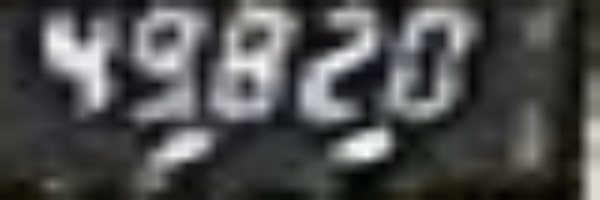
#> input picture pics/num_whole/2019-03-18-16:47:38.jpg, 600 x 200 px, found by its file name
$ python digit_seg.py
#> lines starting #> are read from the running program, lines starting #| are printed output that depends on the picture; after the words box and inside, x2 and y2 are one past the last pixel; in counts of white or black regions, pixels touching at a corner belong together
import os
import time
import cv2
import numpy as np
import matplotlib.pyplot as plt
import pickle as pkl
from math import *

def interpolate_expand(a,b):
    #b to a
    l = len(a)
    lb = len(b)
    y = np.zeros(l+1)
    step = l/lb
    for i in range(lb):
        r_left = step*i
        r_right = step*(i+1)
        if floor(r_left)==floor(r_right):
            y[floor(r_left)] += b[i]
        else:
            y[floor(r_left)] += b[i]*(ceil(r_left)-r_left)/step
            y[floor(r_right)] += b[i]*(r_right - floor(r_right))/step
    y = y[:-1]
    return y

def farthest_neighbor_min_point(series):
    #find min point
    #first eliminate noise using convolution
    mins = []
    con_series = np.convolve(series, np.asarray([0.2,0.2,0.2,0.2,0.2]), mode='valid')
    for i in range(1, len(con_series)-1, 1):
        if(con_series[i-1]>con_series[i]) and (con_series[i]<con_series[i+1]):
            mins.append(i)
    #find the most isolated point
    mini = 0
    minjk = 0
    for i in mins:
        j = i-1
        while(con_series[j]>con_series[i]) and (j>0):
            j -= 1
        k = i+1
        while(con_series[k]>con_series[i]) and (k<len(con_series)-1):
            k += 1
        if j*k > minjk:
            minjk = j*k
            mini = i

    return i

def find_several_min_points(series, maxo_mini, mini_max):
    #find a few min point
    #firstly eliminate noise using convolution
    #a minimum point must be near a point that surpasses a mini_max
    #a minimum turning point must be below a maxo_mini
    mins = []
    con_series = np.convolve(series, np.asarray([0.2,0.2,0.2,0.2,0.2]), mode='valid')
    valid_mins = set()


    for i in range(1, len(con_series)-1, 1):
        if(con_series[i-1]>con_series[i]) and (con_series[i]<con_series[i+1]) and (con_series[i] < maxo_mini):
            mins.append(i)
    #find the most isolated point

    for i in range(len(mins)-1):
        surpass = False;
        for p in series[mins[i]:mins[i+1]]:
            if p>mini_max:
                surpass = True;
                break
        if surpass:
            valid_mins.add(mins[i])
            valid_mins.add(mins[i+1])

    return list(valid_mins)


def custom_blur_demo(image):
    kernel = np.array([[0, -1, 0], [-1, 5, -1], [0, -1, 0]], np.float32) #锐化
    dst = cv2.filter2D(image, -1, kernel=kernel)
    cv2.imshow("custom_blur_demo", dst)

if __name__=="__main__":
    #img = cv2.imread('../pics/num_whole/2019-03-18-16:47:38.jpg')
    img = cv2.imread('/home/jacesamostawa/wieght-limit-recgonize/pics/num_whole/2019-03-18-16:47:38.jpg')
#> img is the input picture: shape (200, 600, 3); mean B, G, R 78.7, 78.7, 78.2
    im = cv2.cvtColor(img, cv2.COLOR_BGR2GRAY)


    print(im.shape)
#| (200, 600)
    #im2 = custom_blur_demo(im)
    #cv2.waitKey(0)

    area = []
    pos = []
    sum0 = np.sum(im,0)
#> sum0 = 600 values, max 26658 at index 187, min 4166 at index 577, mean 15704.4

    sum1 = np.sum(im,1)
#> sum1 = 200 values, max 64576 at index 64, min 18363 at index 198, mean 47113.3
    y = np.arange(0,im.shape[0],1)
#> y = 200 values from 0 to 199
    plt.figure(1)
    plt.scatter(y, sum1, alpha=0.6)

    #Find the turning point

    cut = farthest_neighbor_min_point(sum1)
#> in farthest_neighbor_min_point, `con_series = np.convolve(series, np.asarray([0.2,0.2,0.2,0.2,0.2]), mo..`: con_series = 196 values, max 64313.6 at index 61, min 18388 at index 195, mean 47595.9
#> after the loop in farthest_neighbor_min_point, `for i in range(1, len(con_series)-1, 1):`: mins = [33, 83, 123]
#> the loop in farthest_neighbor_min_point, `for i in mins:` made 3 passes
#> (i, minjk, mini) on passes 1 to 2: (33, 781, 33), (83, 1026, 83)
#> i on pass 3: 123
#> after the loop in farthest_neighbor_min_point, `for i in mins:`: mini = 83; minjk = 1026
#> cut = 123
    im = im[:cut, :]
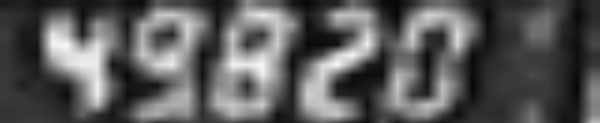
#> im: shape (123, 600); min 5, max 247, mean 90.3
    sum0 = np.sum(im,0)
#> sum0 = 600 values, max 20441 at index 97, min 1804 at index 577, mean 11105.8
    sum1 = np.sum(im,1)
#> sum1 = 123 values, max 64576 at index 64, min 28519 at index 1, mean 54174.7

    #cv2.imshow('new',im)
    #cv2.waitKey(0)

    for i in range(im.shape[1]):
        area.append(sum0[i]/im.shape[0])
        s = 0
        for j in range(im.shape[0]):
            s += im[j,i]*j**2
        s = s/im.shape[0]
        pos.append(s)
#> after the loop, area = 600 values, max 166.2 at index 97, min 14.67 at index 577, mean 90.29; pos = 600 values, max 842347.7 at index 97, min 78623 at index 577, mean 441887.7

    x = np.arange(0,im.shape[1],1)
#> x = 600 values from 0 to 599

    plt.figure(2)
    plt.subplot(211)
    plt.scatter(x,np.asarray(area), alpha=0.6)

    plt.subplot(212)
    plt.scatter(x,pos)
    plt.show()
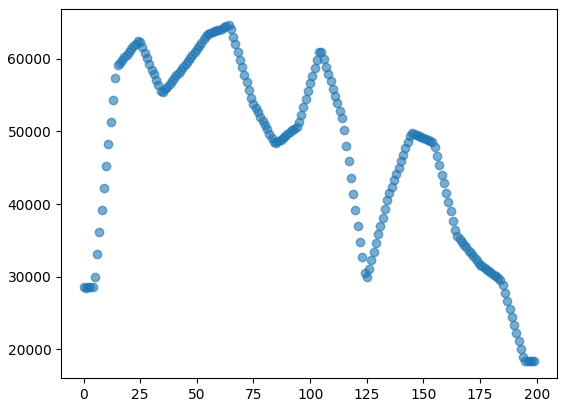
#> figure drawn by matplotlib, 1 panel
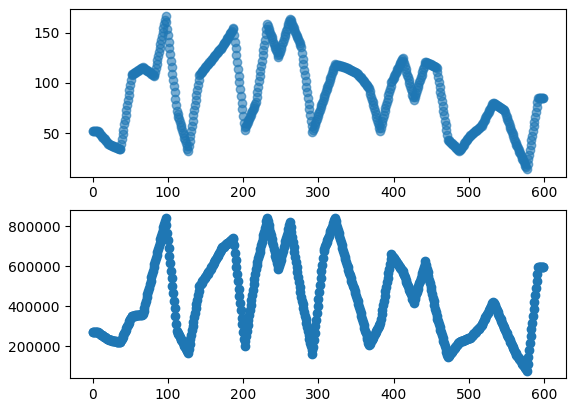
#> figure drawn by matplotlib, 2 panels

    valid_mins = find_several_min_points(area, 60, 100)
#> in find_several_min_points, `con_series = np.convolve(series, np.asarray([0.2,0.2,0.2,0.2,0.2]), mo..`: con_series = 596 values, max 161.4 at index 260, min 17.57 at index 574, mean 90.44
#> after the loop in find_several_min_points, `for i in range(1, len(con_series)-1, 1):`: mins = [33, 124, 201, 291, 380, 485, 574]
#> the loop in find_several_min_points, `for i in range(len(mins)-1):` made 6 passes
#> after the loop in find_several_min_points, `for i in range(len(mins)-1):`: valid_mins = 6 items
#> valid_mins = [33, 291, 485, 201, 124, 380]
    valid_mins.sort()
    nums = []
    print(valid_mins)
#| [33, 124, 201, 291, 380, 485]
    for i in range(len(valid_mins)-1):
        #nums.append(cv2.resize(cv2.copyMakeBorder(im[:,valid_mins[i]:valid_mins[i+1]],0,0, (cut-valid_mins[i+1] + valid_mins[i])//  2, (cut-valid_mins[i+1] + valid_mins[i])//2, cv2.BORDER_REPLICATE), (28, 28)))
        #cv2.imshow(str(i),nums[i])
        nums.append(im[:,valid_mins[i]:valid_mins[i+1]])
#> this loop made 5 passes
#> after the loop, nums = 5 items
        #cv2.imwrite("/home/jacesamostawa/mnist-competition/"+str(i)+".jpg",nums[i])

    #cv2.waitKey(0)
    """
    from model import *
    from vgg16 import *
    from vgg5 import *
    model1 = VGGNet("model/vggnet.h5")
    model2 = VGGNet5("model/vggnet5.h5")

    def b(X):
        return np.reshape(X, [28,28])
    def f(X):
        return np.reshape(X, [-1,28,28,1])
    def s(X):
        cv2.imshow('',b(X))
        cv2.waitKey(0)

    m1 = []
    m2 = []

    for num in nums:
        ret,thresh = cv2.threshold(b(num),127,255,cv2.THRESH_BINARY)
        kernel = np.ones((2,2), np.uint8)
        erode = cv2.erode(b(thresh), kernel, iterations=1)

        m1.append(np.argmax(model1.predict(f(erode))))
        m2.append(np.argmax(model2.predict(f(erode))))

        s(erode)

    print(m1)
    print(m2)
    """
    # Using waves
    """
    ls = pkl.load(open("ls.pkl","rb"))
    us = pkl.load(open("us.pkl","rb"))

    #plt.figure(1)
    numnum = [4,9,7,4,0]

    for k,num in enumerate(nums):
        #ret, im = cv2.threshold(num,127,255,cv2.THRESH_BINARY)
        im = num
        area = [];
        pos = []

        sum0 = np.sum(im,0)
        sum1 = np.sum(im,1)

        #cv2.imshow('new',im)
        #cv2.waitKey(0)

        for i in range(im.shape[1]):
            area.append(sum0[i]/im.shape[0])
            s = 0
            for j in range(im.shape[0]):
                s += im[j,i]*j**2
            s = s/im.shape[0]
            pos.append(s)

        area = np.asarray(area)

        dist = np.fft.fft(area, 1000)

        x = np.arange(0,len(area),1)

        plt.figure(k)
        plt.subplot(211)
        plt.scatter(x,area)
        plt.grid(True)
        plt.subplot(212)
        plt.scatter(x,interpolate_expand(pos, us[numnum[k]]))
        plt.grid(True)
        plt.show()

        # [5 lines of commented-out code are left out]
        cor = [np.corrcoef(area, interpolate_expand(pos,i))[0,1] for i in us]
        predict = np.argmax(cor)
        print(cor)
        print(predict)

    plt.show()
    """
    #using similarity
    ims = pkl.load(open("ims.pkl",'rb'))
#> (reads src/ims.pkl from the repository)
    kernel = np.ones((10,10),np.uint8)

    for i,num in enumerate(nums):
        ret, num = cv2.threshold(num,127,255,cv2.THRESH_BINARY)
        kernel = np.ones((10, 10), np.uint8)
        num = cv2.morphologyEx(num, cv2.MORPH_OPEN, kernel)
        width = np.nonzero(np.sum(num,0))
        height = np.nonzero(np.sum(num,1))
        num = num[height[0][0]:height[0][-1], width[0][0]:width[0][-1]]

        minr = 1e10
        k = -1
        for j,im in enumerate(ims):
            im = cv2.resize(im, (num.shape[1], num.shape[0]))
            im = cv2.dilate(im, kernel, iterations=1)
            #8之所以识别错是因为旁边还有小颗粒没有去除掉
            #还是没解决


            #print(num.shape)
            #print(im.shape)
            #not only dilate, but have to locate the white;
            #num = np.asarray(num)
            #im = np.asarray(im)
            nn = np.array(num, dtype=float)
            ii = np.array(im, dtype = float)  #把类型设置成float是关键！否则总是按照Uint来计算，没法abs
            # [9 lines of commented-out code are left out]
            residue = np.abs(nn - ii)
            #print(residue)
            r = np.sum(residue,(0,1))
            if r<minr:
                minr = r
                k = j
                # [6 lines of commented-out code are left out]
        print(k)
#> this loop made 5 passes
#| 4
#| 9
#| 8
#| 2
#| 0
#> pass 1, `ret, num = cv2.threshold(num,127,255,cv2.THRESH_BINARY)`:
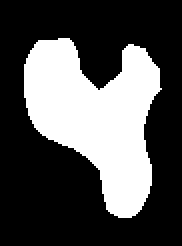
#> num: shape (123, 91) (shown 2 times larger); 32.2% white; 1 white region, box (x1, y1, x2, y2) and area: (12, 19, 81, 109) 3600
#> pass 1, `num = num[height[0][0]:height[0][-1], width[0][0]:width[0][-1]]`:
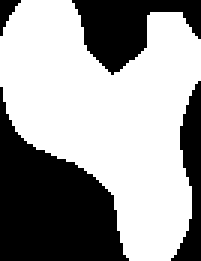
#> num: shape (87, 67) (shown 3 times larger); 61% white; 4 black regions, box (x1, y1, x2, y2) and area: (0, 29, 43, 87) 1381, (24, 0, 67, 25) 554, (57, 27, 67, 87) 301, (0, 0, 7, 12) 40
#> pass 2, `ret, num = cv2.threshold(num,127,255,cv2.THRESH_BINARY)`:
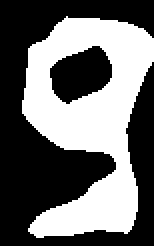
#> num: shape (123, 77) (shown 2 times larger); 42.4% white; 1 white region, box (x1, y1, x2, y2) and area: (11, 8, 77, 119) 4020
#> after the loop:
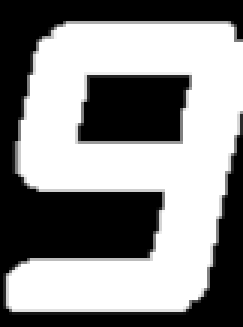
#> im: shape (109, 81) (shown 3 times larger); min 0, max 255, mean 138.2
        #cv2.waitKey(0)
